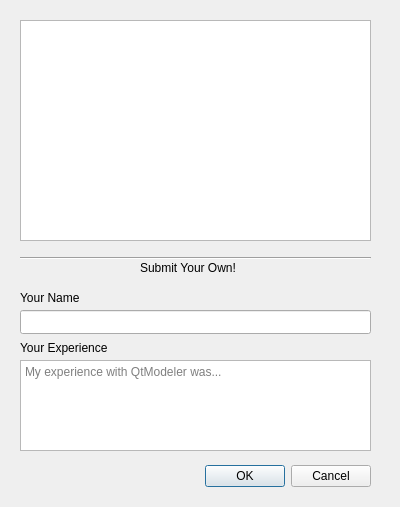
<?xml version="1.0" encoding="UTF-8"?>
<ui version="4.0">
 <class>testimonials</class>
 <widget class="QDialog" name="testimonials">
  <property name="geometry">
   <rect>
    <x>0</x>
    <y>0</y>
    <width>400</width>
    <height>507</height>
   </rect>
  </property>
  <property name="windowTitle">
   <string>Dialog</string>
  </property>
  <widget class="QDialogButtonBox" name="buttonBox">
   <property name="geometry">
    <rect>
     <x>30</x>
     <y>460</y>
     <width>341</width>
     <height>32</height>
    </rect>
   </property>
   <property name="orientation">
    <enum>Qt::Horizontal</enum>
   </property>
   <property name="standardButtons">
    <set>QDialogButtonBox::Cancel|QDialogButtonBox::Ok</set>
   </property>
  </widget>
  <widget class="QPlainTextEdit" name="plainTextEdit">
   <property name="geometry">
    <rect>
     <x>20</x>
     <y>360</y>
     <width>351</width>
     <height>91</height>
    </rect>
   </property>
   <property name="backgroundVisible">
    <bool>false</bool>
   </property>
   <property name="placeholderText">
    <string>My experience with QtModeler was...</string>
   </property>
  </widget>
  <widget class="QLabel" name="label">
   <property name="geometry">
    <rect>
     <x>20</x>
     <y>340</y>
     <width>121</width>
     <height>16</height>
    </rect>
   </property>
   <property name="text">
    <string>Your Experience</string>
   </property>
  </widget>
  <widget class="QLineEdit" name="lineEdit">
   <property name="geometry">
    <rect>
     <x>20</x>
     <y>310</y>
     <width>351</width>
     <height>24</height>
    </rect>
   </property>
   <property name="placeholderText">
    <string/>
   </property>
  </widget>
  <widget class="QLabel" name="label_2">
   <property name="geometry">
    <rect>
     <x>20</x>
     <y>290</y>
     <width>121</width>
     <height>16</height>
    </rect>
   </property>
   <property name="text">
    <string>Your Name</string>
   </property>
  </widget>
  <widget class="Line" name="line">
   <property name="geometry">
    <rect>
     <x>20</x>
     <y>250</y>
     <width>351</width>
     <height>16</height>
    </rect>
   </property>
   <property name="orientation">
    <enum>Qt::Horizontal</enum>
   </property>
  </widget>
  <widget class="QLabel" name="label_3">
   <property name="geometry">
    <rect>
     <x>140</x>
     <y>260</y>
     <width>121</width>
     <height>16</height>
    </rect>
   </property>
   <property name="text">
    <string>Submit Your Own!</string>
   </property>
  </widget>
  <widget class="QPlainTextEdit" name="textDisplay">
   <property name="geometry">
    <rect>
     <x>20</x>
     <y>20</y>
     <width>351</width>
     <height>221</height>
    </rect>
   </property>
   <property name="readOnly">
    <bool>true</bool>
   </property>
   <property name="backgroundVisible">
    <bool>false</bool>
   </property>
   <property name="placeholderText">
    <string/>
   </property>
  </widget>
 </widget>
 <resources/>
 <connections>
  <connection>
   <sender>buttonBox</sender>
   <signal>accepted()</signal>
   <receiver>testimonials</receiver>
   <slot>accept()</slot>
   <hints>
    <hint type="sourcelabel">
     <x>248</x>
     <y>254</y>
    </hint>
    <hint type="destinationlabel">
     <x>157</x>
     <y>274</y>
    </hint>
   </hints>
  </connection>
  <connection>
   <sender>buttonBox</sender>
   <signal>rejected()</signal>
   <receiver>testimonials</receiver>
   <slot>reject()</slot>
   <hints>
    <hint type="sourcelabel">
     <x>316</x>
     <y>260</y>
    </hint>
    <hint type="destinationlabel">
     <x>286</x>
     <y>274</y>
    </hint>
   </hints>
  </connection>
 </connections>
</ui>
